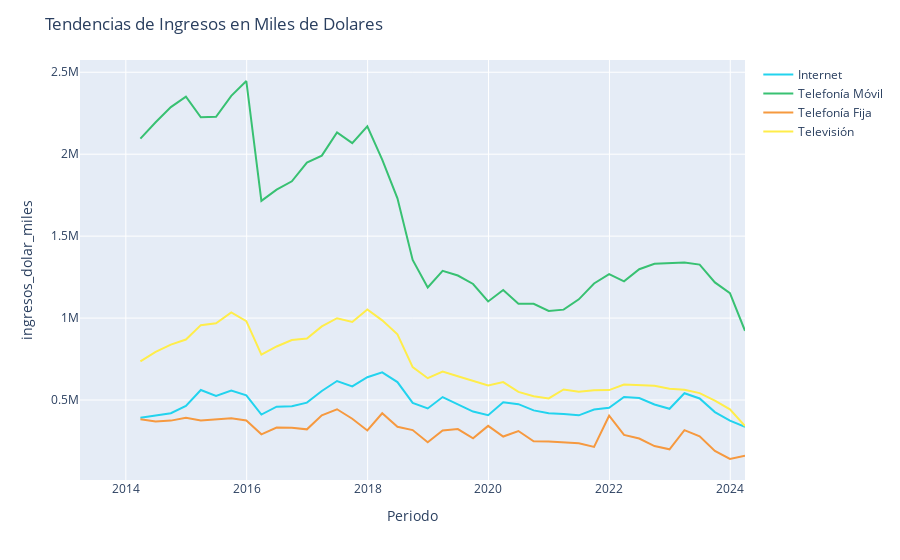

Write notebook code for a chart like this one.
### Markdown cell above
### **Gráfico 2**
Tendencias de los Ingresos de cada Tecnología medido en Dolares en la última Decada

### Code cell
ancho_grafico = 900
titulo = 'Tendencias de Ingresos en Miles de Dolares'
columna = 'ingresos_dolar_miles'
fig = crear_grafica(dfs_4, columna, titulo, list_4, colors_4, ancho_grafico)

config = {'displayModeBar': False}
fig.show(config=config)
# fig.show()
